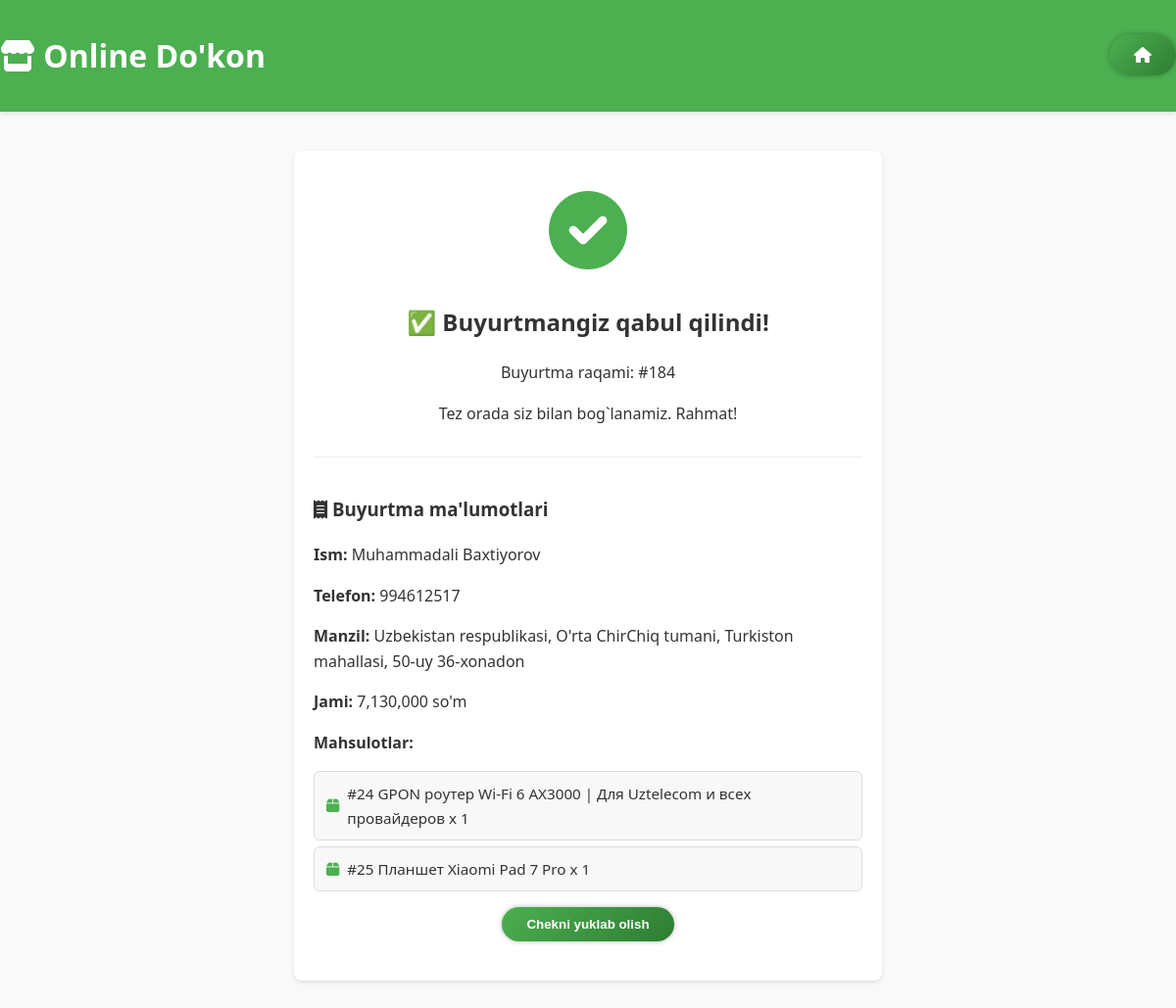
The app's page /success/184 with its own data.
### tables this page shows
CREATE TABLE "orders" (id INTEGER PRIMARY KEY AUTOINCREMENT, name TEXT, phone TEXT, address TEXT, location TEXT, products TEXT, total_price INTEGER, data_add TEXT, status TEXT DEFAULT ('YANGI'));

### app.py (the view)
@app.route('/success/<int:order_id>')
def success(order_id):
    conn = get_db_connection()
    order = conn.execute('SELECT * FROM orders WHERE id = ?', (order_id,)).fetchone()
    conn.close()
    products = []
    if order and order['products']:
        raw_items = re.split(r'\),\s*\(', order['products'])
        products = [item.strip("() ").strip() for item in raw_items]
    return render_template('success.html', order=order, products=products)

### app.py (called while the page is built)
def get_db_connection():
    conn = sqlite3.connect('database/shop.db')
    conn.row_factory = sqlite3.Row
    return conn

### templates/success.html (shortened to what this page needs)
<!DOCTYPE html>
<html lang="uz">
<head>
    <link rel="stylesheet" href="{{ url_for('static', filename='styles.css') }}">
    <link rel="stylesheet" href="https://cdnjs.cloudflare.com/ajax/libs/font-awesome/6.0.0/css/all.min.css">
</head>
<body>
    <header class="header">
        <div class="container">
            <h1><i class="fas fa-store"></i> Online Do'kon</h1>
            <nav class="bottom-nav">
                <a href="{{ url_for('index') }}" class="btn">
                    <i class="fas fa-home"></i>
                </a>
            </nav>
        </div>
    </header>
    <main class="container">
        <div class="success-message">
            <div class="success-icon">
                <i class="fas fa-check-circle" style="font-size: 80px; color: #4CAF50;"></i>
            </div>
            <h2>✅ Buyurtmangiz qabul qilindi!</h2>
            <p>Buyurtma raqami: #{{ order.id }}</p>
            <p>Tez orada siz bilan bog`lanamiz. Rahmat!</p>
            <div class="order-details">
                <h3><i class="fas fa-receipt"></i> Buyurtma ma'lumotlari</h3>
                <p><strong>Ism:</strong> {{ order.name }}</p>
                <p><strong>Telefon:</strong> {{ order.phone }}</p>
                <p><strong>Manzil:</strong> {{ order.address }}</p>
                <p><strong>Jami:</strong> {{ "{:,.0f}".format(order.total_price) }} so'm</p>
                <p><strong>Mahsulotlar:</strong></p>
                <ul class="product-list">
                    {% for product in products %}
                    <li><i class="fas fa-box"></i> {{ product }}</li>
                    {% endfor %}
                </ul>
            </div>
            <button id="downloadBtn" class="btn" data-order="{{ order.id }}">
                Chekni yuklab olish
            </button>
        </div>
    </main>
</body>
</html>

### static/styles.css (style rules this page uses)
:root { --primary: rgb(76, 175, 80); --secondary: #FF9800; --light: #f5f5f5; --dark: #333; --border: #e0e0e0; }
body { font-family: 'Segoe UI', Tahoma, sans-serif; line-height: 1.6; color: var(--dark); background: #f9f9f9; margin: 0; padding: 0; transition: background 0.3s ease; }
*, *::before, *::after { box-sizing: border-box; }
.container { max-width: 2400px; justify-content: space-between; gap: 40px; margin: 0 auto; padding: 0 15px; width: 100%; }
.header { background: var(--primary); color: #fff; box-shadow: 0 2px 4px rgba(0,0,0,0.1); }
.header .container { display: flex; justify-content: space-between; align-items: center; padding: 10px 0; }
.btn { background: linear-gradient(135deg, var(--primary), #2e7d32); color: #fff; padding: 10px 25px; border: none; border-radius: 25px; font-weight: 600; cursor: pointer; transition: all 0.3s ease; box-shadow: 0 0 5px rgba(0,0,0,0.3); }

### templates/success.html (style rules this page uses)
.success-message { text-align: center; padding: 40px 20px; background: white; border-radius: 8px; box-shadow: 0 2px 4px rgba(0, 0, 0, 0.1); max-width: 600px; margin: 40px auto; }
.success-icon { color: #4CAF50; font-size: 60px; margin-bottom: 20px; }
.order-details { margin-top: 30px; text-align: left; border-top: 1px solid #eee; padding-top: 20px; }
.product-list { list-style: none; padding-left: 0; margin-top: 10px; }
.product-list li { background: #f8f8f8; margin: 6px 0; padding: 10px 12px; border-radius: 6px; border: 1px solid #ddd; font-size: 0.95rem; display: flex; align-items: center; gap: 8px; }
.product-list li i { color: #4CAF50; }

### records on screen
orders: id "184", name "Muhammadali Baxtiyorov", phone "994612517", address "Uzbekistan respublikasi, O'rta ChirChiq tumani, Turkiston mahallasi, 50-uy 36-xonadon", total_price "7,130,000"

### other values on screen
{{ product }} "#24 GPON роутер Wi-Fi 6 AX3000 | Для Uztelecom и всех провайдеров x 1" "#25 Планшет Xiaomi Pad 7 Pro x 1"
